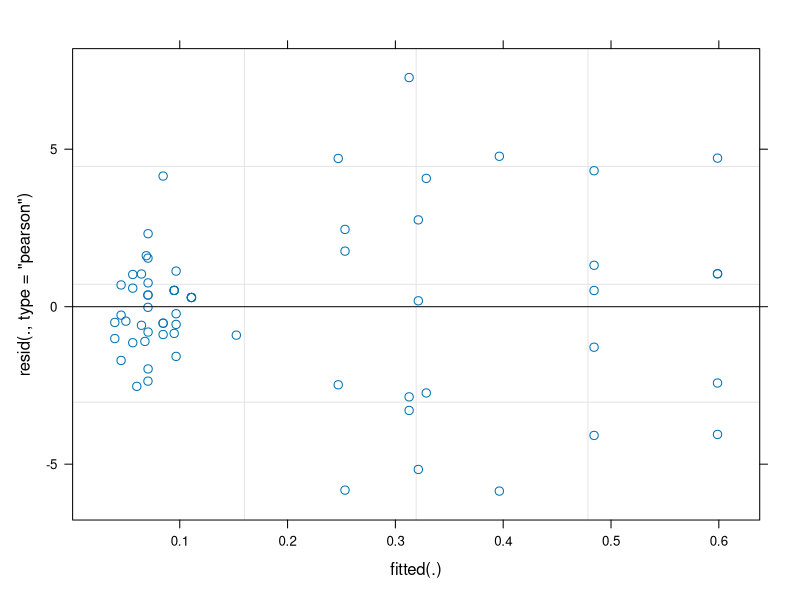
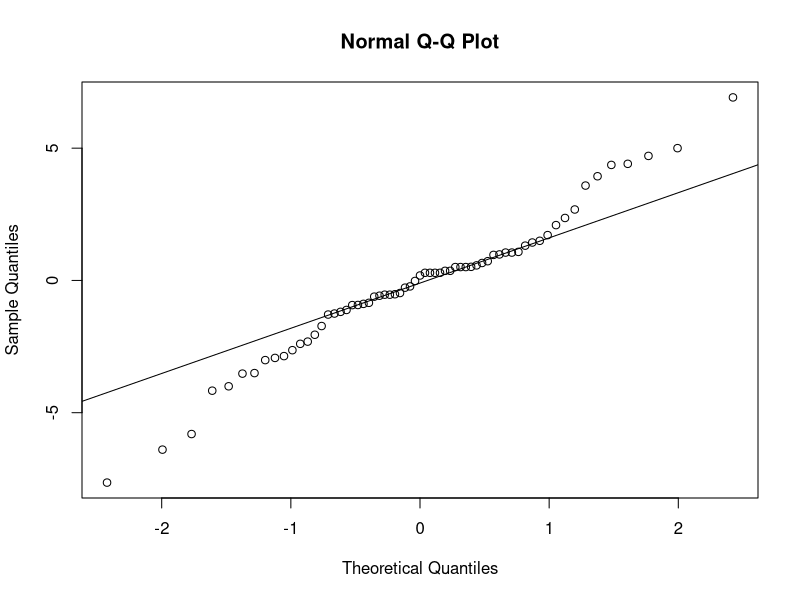

Source code (R) for these figures, in order: (Note: this script raises an error after producing the figures.)
# Linear regression of Lehmann lovegrass cover by treatment and agave p/a
# Jeffrey C. Oliver
# jcoliver@email.arizona.edu
# 2021-09-09

rm(list = ls())

################################################################################
library(car)         # Levine test for homogeneity
library(dplyr)       # data wrangling
library(lme4)        # mixed model

# Cover ~ Treatment + Agave present/absent
# Binomial ~ Categorical + Categorical(Binary)

cover_data <- read.csv(file = "data/agave-data.csv", 
                       stringsAsFactors = FALSE)

# Restrict data to only control and hand-pulling
cover_data <- cover_data %>%
  filter(Treatment %in% c("C", "H", "W"))

# Create unique combinations of plot & Row for random effects
cover_data <- cover_data %>%
  mutate(plotrow = paste0(plot, "-", Row))

# Treat predictors as a factors
cover_data$Treatment <- factor(cover_data$Treatment)
cover_data$Status <- factor(cover_data$Status)

# Since cover ranges from 0 to 100 percent, should be treated as binomial 
# response variable; recode to 0-1 scale (in model) and add 100 as weights
cover_data <- cover_data %>%
  mutate(weights = 100)

# Run glm with plotrow as random effect
cover_model_pa <- lme4::glmer(formula = aerial_cover/weights ~ Treatment + Status + (1|plotrow),
                                  data = cover_data,
                                  family = "binomial",
                                  weights = weights)

# Check assumptions of linear regression
# Look at fitted vs. residuals
plot(cover_model_pa, which = 1)

# Q-Q plot for normality of residuals
qqnorm(resid(cover_model_pa))
qqline(resid(cover_model_pa))

# Levene test for homogeneity
car::leveneTest(resid(cover_model_pa) ~ cover_data$Treatment)
# Levene's Test for Homogeneity of Variance (center = median)
#       Df F value    Pr(>F)    
# group  2  17.639 8.623e-07 ***
#       62                      
# Quite heteroscetastic

# But does this matter?
# https://doi.org/10.1111/2041-210X.13434
# Maybe not too much, but inferences should be interpreted with caution and 
# future work with larger sample sizes and/or different experimental design
# should be encouraged
# Attempts at using sandwich & lmtest::coeftest did not work

cover_pa_summary <- summary(cover_model_pa)

# Extract coefficients
cover_pa_coeffs <- cover_pa_summary$coefficients

# Coerce to a data frame
cover_pa_coeffs <- as.data.frame(cover_pa_coeffs)

# Add rownames as first column
cover_pa_coeffs <- cbind(Predictor = rownames(cover_pa_coeffs),
                         cover_pa_coeffs)
rownames(cover_pa_coeffs) <- NULL

# Update column names
colnames(cover_pa_coeffs) <- c("Predictor", "Estimate", "Std.Error", 
                               "z.value", "p.value")

# Replace "Treatment" values
cover_pa_coeffs$Predictor <- gsub(pattern = "TreatmentH",
                                  replacement = "Hand-pulling",
                                  x = cover_pa_coeffs$Predictor)
cover_pa_coeffs$Predictor <- gsub(pattern = "TreatmentW",
                                  replacement = "Weed-eating",
                                  x = cover_pa_coeffs$Predictor)

# Replace Status1 with human-readable version
cover_pa_coeffs$Predictor <- gsub(pattern = "Status1",
                                  replacement = "Agave presence",
                                  x = cover_pa_coeffs$Predictor)

# Ensure small p-values are not shown as zero
cover_pa_coeffs$p.value <- as.character(ifelse(
  test = cover_pa_coeffs$p.value < 1e-5,
  yes = signif(x = cover_pa_coeffs$p.value, digits = 5),
  no = round(x = cover_pa_coeffs$p.value, digits = 5)))

write.csv(x = cover_pa_coeffs, 
          file = "output/lovegrass-cover-pa-analysis-out.csv",
          row.names = FALSE)
